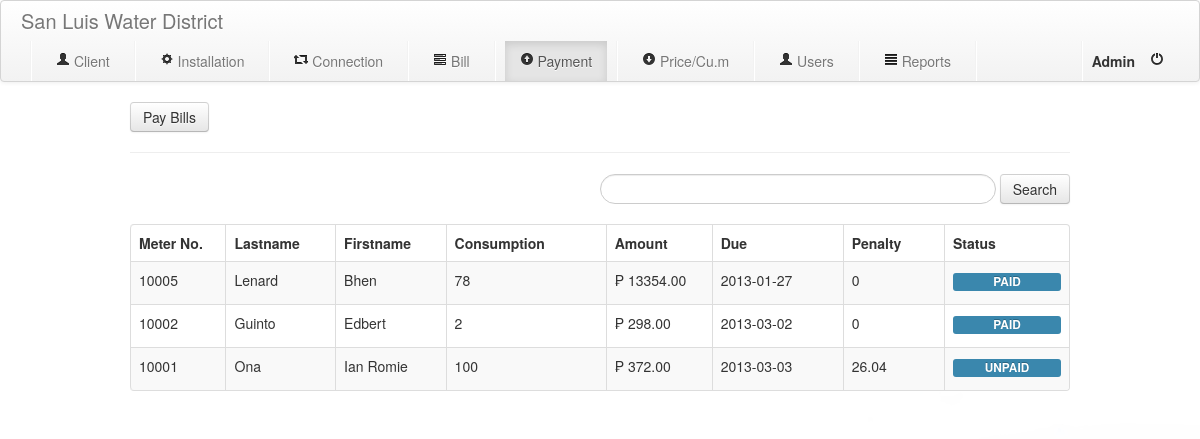
Screenshot of /index.php?module=payment (signed in) with the database file from the repository.
### tables this page shows
CREATE TABLE IF NOT EXISTS `billing` (
  `bill_id` int(11) NOT NULL,
  `client_id` int(11) NOT NULL,
  `previousUse` int(11) NOT NULL,
  `presentUse` int(11) NOT NULL,
  `billDate` date NOT NULL,
  `dueDate` date NOT NULL,
  `consumption` int(11) NOT NULL,
  `billAmt` int(11) NOT NULL,
  `pricePer` int(11) NOT NULL,
  `savings` float NOT NULL,
  `status` enum('PAID','UNPAID') NOT NULL DEFAULT 'UNPAID',
  PRIMARY KEY (`bill_id`)
);

CREATE TABLE IF NOT EXISTS `client` (
  `id` int(11) NOT NULL AUTO_INCREMENT,
  `meter_num` int(11) NOT NULL,
  `firstname` varchar(30) NOT NULL,
  `lastname` varchar(30) NOT NULL,
  `middlename` varchar(20) NOT NULL,
  `address` text NOT NULL,
  `contact` varchar(20) NOT NULL,
  `status` varchar(20) NOT NULL,
  `connected` varchar(50) NOT NULL,
  PRIMARY KEY (`id`)
);

CREATE TABLE IF NOT EXISTS `readingvalue` (
  `id` int(11) NOT NULL AUTO_INCREMENT,
  `value` double NOT NULL,
  PRIMARY KEY (`id`)
);

### payment.php (the view, shortened to what this page needs)
<div class="container">
   <input type=button class="btn" id="pay" value="Pay Bills">
   <hr>
       <div class="pull-right">
            <form class="form-search" method="get" action="index.php">
                  <input type="text" name="installed" class="input-medium search-query span5" value="<?php if(isset($_GET['installed'])){echo $_GET['installed'];}?>">
                  <input type="submit" class="btn" name="searchInstalled" value="Search">
            </form>
      </div>
   <table class="table table-bordered table-striped">
      <thead>
         <tr>
            <th class="span2">Meter No.</th>
            <th class="span2">Lastname</th>
            <th class="span2">Firstname</th>
            <th class="span3">Consumption</th>
            <th class="span2">Amount</th>
            <th class="span3">Due</th>
            <th class="span2">Penalty</th>
            <th class="span1">Status</th>
         </tr>
      </thead>
      <tbody>
      <?php
                        $search="";
         $listClient = mysql_query("select c.id as id,
                                                 c.lastname as lastname,
                                                 c.firstname as firstname,
                                                 c.meter_num as meter,
                                                 b.consumption as consumption,
                                                 b.bill_Id as bId,
                                                 b.billAmt as amt,
                                                 b.dueDate as due,
                                                 b.status as status
                                          from client c,billing b
                                          where c.meter_num=b.client_id $search order by bill_Id ASC");
         $numrows = mysql_num_rows($listClient);
         if($numrows!=0){
         while($row=mysql_fetch_assoc($listClient)){
      ?>
         <tr>
            <td><?php echo $row["meter"];?></td>
            <td><?php echo $row["lastname"];?></td>
            <td><?php echo $row["firstname"];?></td>
            <td><?php echo $row["consumption"];?></td>
            <td>&#8369; <?php echo number_format($row["amt"], 2, '.', '');?></td>
            <td><?php echo $row['due']; ?></td>
			<?php
			$num = mysql_query("Select * from readingvalue where id=7");
			$rowss = mysql_fetch_assoc($num);
			if(strtotime($row["due"]) < strtotime(date('Y-m-d')) && $row['status']=="UNPAID" ) { ?>
				<td><?php echo $row["amt"]*($rowss['value']/100); ?></td>
			<?php } else{
				echo "<td>0</td>";
			} ?>
            <td><center><label class="label label-info" style="width:100px;cursor: default;"><?php echo $row["status"];?></label></center></td>
         </tr>
       <?php }}else {
         ?>
               <tr><td colspan="100%"><i>No records.</i></td></tr>
         <?php
               }
      ?>
      </tbody>
   </table>
</div>

### rows the page displays
billing: client.meter_num "10005", client.lastname "Lenard", client.firstname "Bhen", consumption "78", billAmt "13354.00", dueDate "2013-01-27", status "PAID"
billing: client.meter_num "10002", client.lastname "Guinto", client.firstname "Edbert", consumption "2", billAmt "298.00", dueDate "2013-03-02", status "PAID"
billing: client.meter_num "10001", client.lastname "Ona", client.firstname "Ian Romie", consumption "100", billAmt "372.00", dueDate "2013-03-03", $row['amt']*($rowss['value']/100) "26.04", status "UNPAID"

### other values shown
$_SESSION['name'] "Admin"
